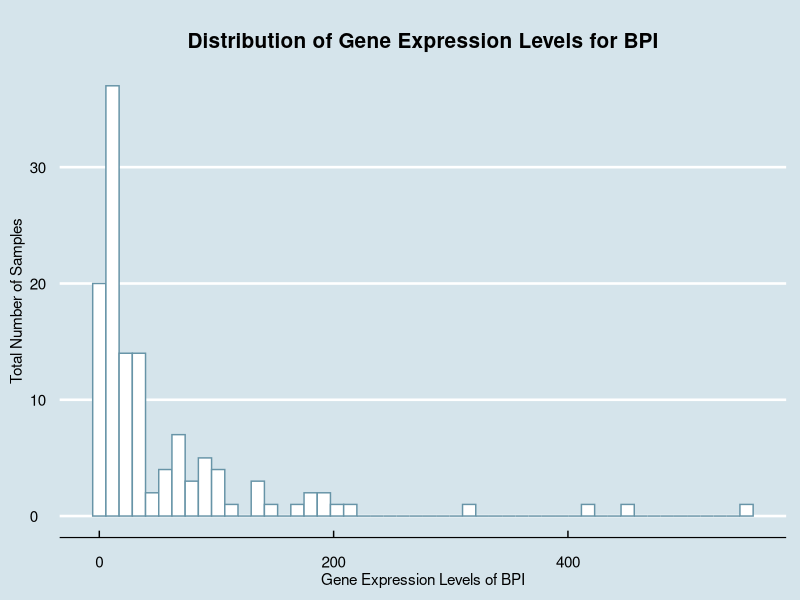
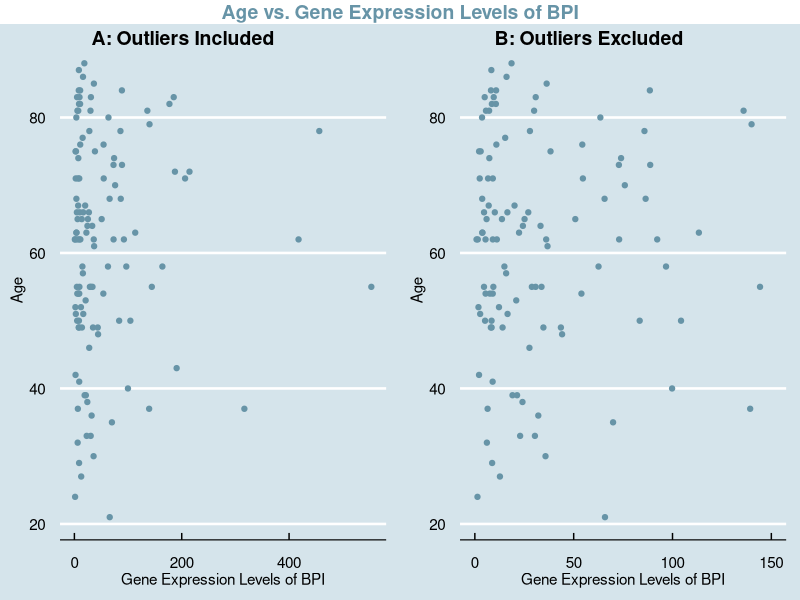
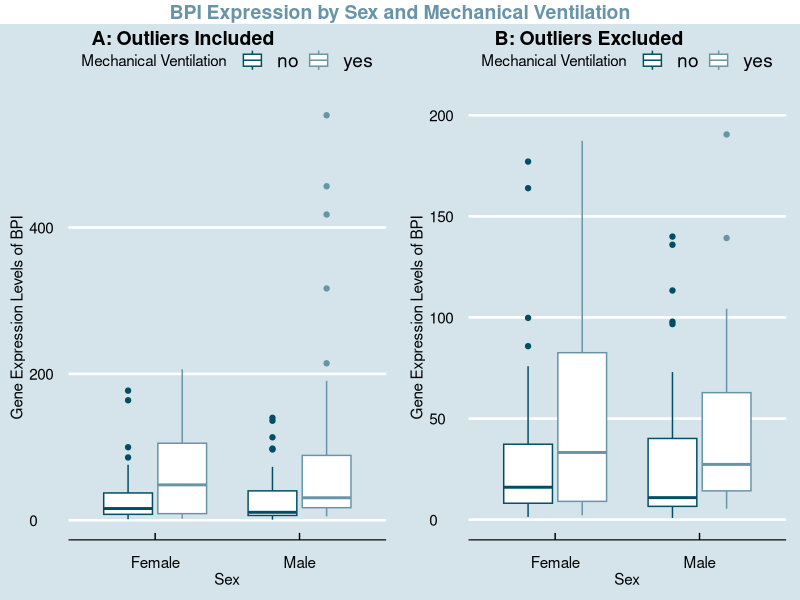
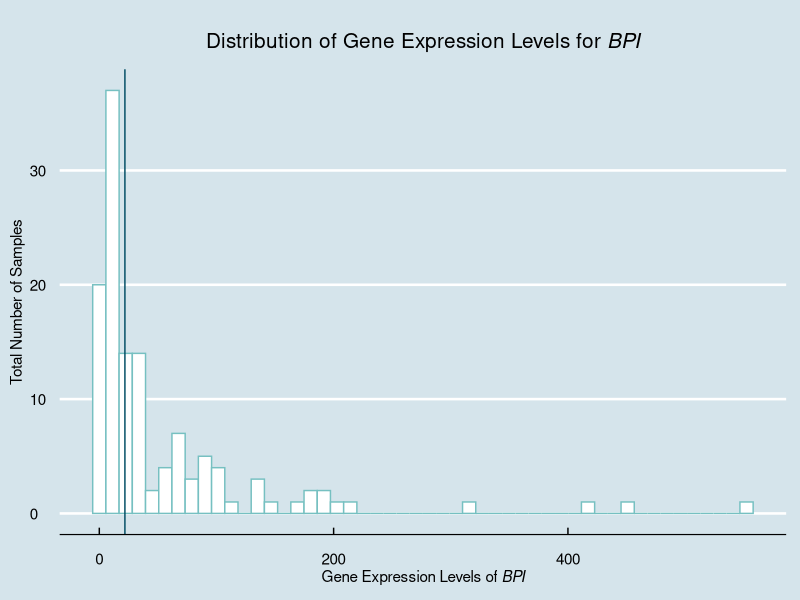
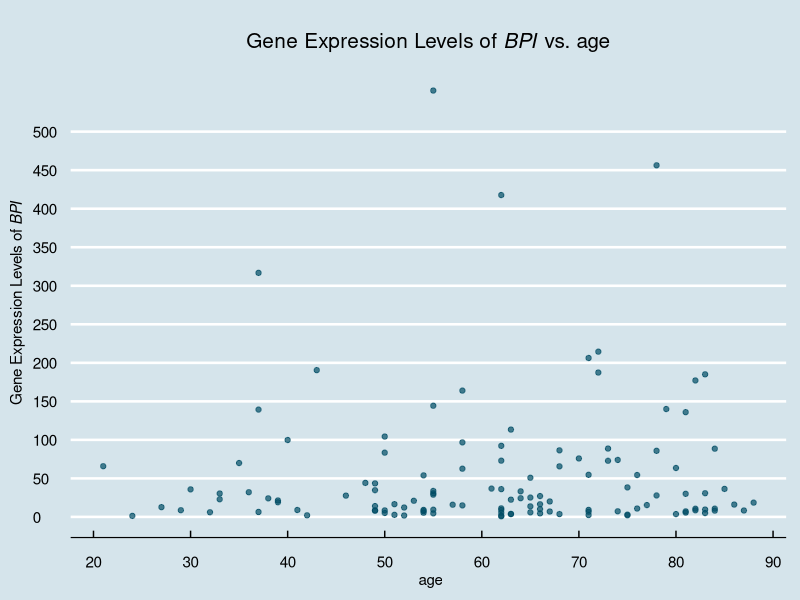
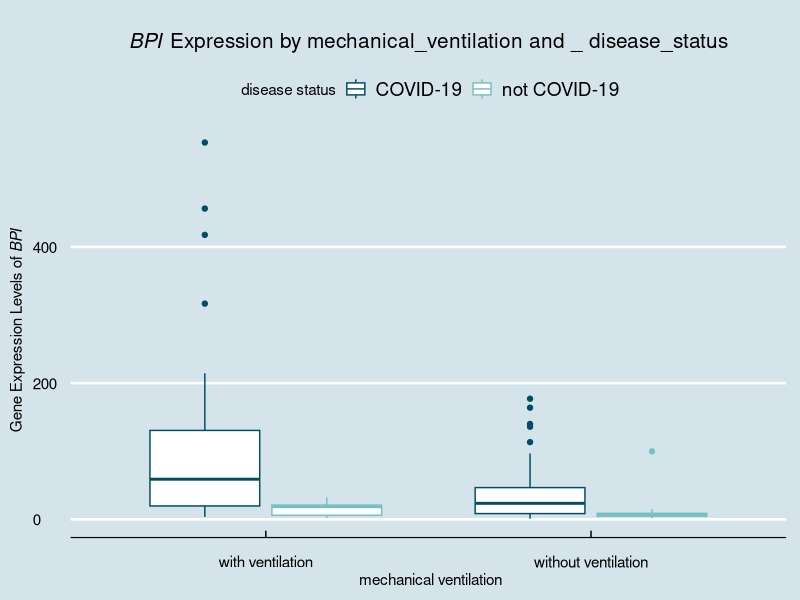
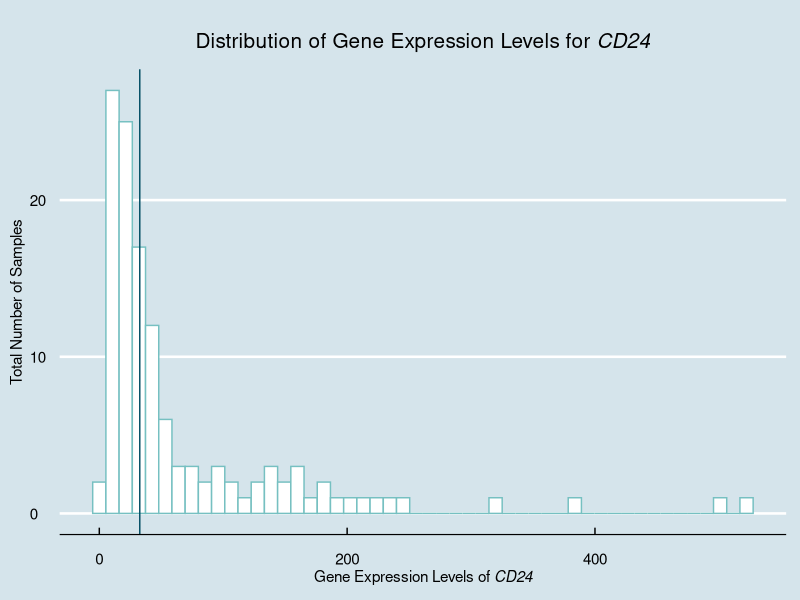
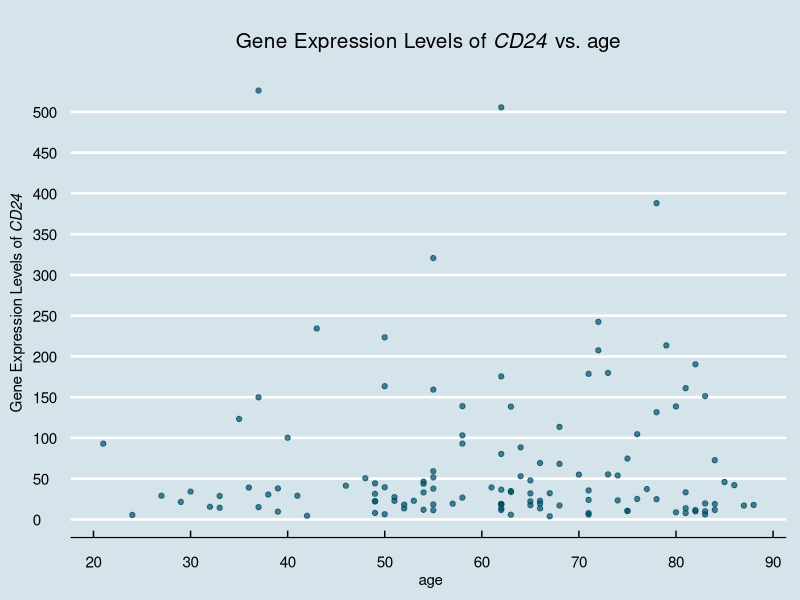

Here is the R script that generated these plots, in order:
## ---- chunk 1
knitr::opts_chunk$set(echo = TRUE)
library(ggplot2)
library(ggthemes)
library(ggpubr)
library(gridExtra)
library(dplyr)
library(ggtext)
library(RColorBrewer)
## ---- chunk 2
metadata <- read.csv("QBS103_finalProject_metadata.csv", row.names = 1)
gene_exp <- read.csv("QBS103_finalProject_geneExpression.csv", row.names = 1)
## ---- chunk 3
#chosen gene: BPI - bactericidal permeability increasing protein - Plays a role in the immune response against bacterial infections, can kill the bacterial by targeting their cell membrane and can also increase permeability of cell membranes, encodes a lipopolysaccharide binding protein and helps with regulating inflammatory responses - information from https://www.ncbi.nlm.nih.gov/gene/671#summary

BPI <- gene_exp["BPI",]
BPI <- as.data.frame(t(BPI)) #transposes the matrix
metadata_BPI <- cbind(metadata, BPI) #creates one data frame with all BPI data
suppressWarnings(metadata_BPI$age <- as.integer(metadata_BPI$age))

## ---- chunk 4
#creates histogram of BPI

ggplot(metadata_BPI, aes(x = BPI)) + geom_histogram(color = "#6794a7", fill = "white", bins = 50) + 
  labs(x = "Gene Expression Levels of BPI", y = "Total Number of Samples", title = "Distribution of Gene Expression Levels for BPI") + 
  theme_economist() + 
  scale_fill_economist() + 
  theme(plot.title = element_text(size=15, face="bold", margin = margin(10, 0, 10, 0), hjust = (0.5)), axis.title.x = element_text(vjust=-0.40), axis.title.y= element_text(vjust=2 ))

# interpretation - shows the distribution of BPI gene expression in the samples. there are more studies with lower gene expression levels of BPI with a smaller amount of samples showing higher levels of expression levels. the majority of samples are seen below the threshold of 200.
## ---- chunk 5
#chosen continuous covariate: age

#creates scatterplot with BPI and age
suppressWarnings(scatter_outliers <- ggplot(metadata_BPI, aes(x = BPI, y = age)) + 
  geom_point(color = "#6794a7", fill = "white") + 
  labs(x = "Gene Expression Levels of BPI", y = "Age") + 
  theme_economist() + 
  scale_fill_economist() + 
  theme(plot.title = element_text(size=12, face="bold", margin = margin(10, 0, 10, 0)), axis.title.x = element_text(vjust=-0.40), axis.title.y= element_text(vjust=2)))

#creates scatterplot with BPI and age and sets x-axis range from 0 to 150 for easier viewing
suppressWarnings(scatter_no_outliers <- ggplot(metadata_BPI, aes(x = BPI, y = age)) + 
  geom_point(color = "#6794a7", fill = "white") + 
  labs(x = "Gene Expression Levels of BPI", y = "Age") + 
  theme_economist() + 
  scale_fill_economist() + 
  theme(plot.title = element_text(size=12, face="bold", margin = margin(10, 0, 10, 0)), axis.title.x = element_text(vjust=-0.40), axis.title.y= element_text(vjust=2)) + 
  xlim(0, 150))

#creates scatterplot of both previous plots combined
suppressWarnings(new_scatter <- ggarrange(scatter_outliers, scatter_no_outliers,ncol=2, labels = c("A: Outliers Included", "B: Outliers Excluded"))) 

#adds title to the combined plot
suppressWarnings(annotate_figure(new_scatter, top = text_grob("Age vs. Gene Expression Levels of BPI", color = "#6794a7", face = "bold", size = 14)))

#interpretation - shows the relationship between BPI gene expression and ages of individuals sampled. there is not necessarily a clear relationship that can be observed in this graph without further analysis. the points seem to be clustered towards the lower gene expression levels around ages 50-85.
## ---- chunk 6
#chosen categorical covariates: sex and mechanical ventilation

#create new dataset with the row of data where sex = "unknown"
unknown_removed <- metadata_BPI
unknown_removed <- metadata_BPI[metadata_BPI$sex != " unknown", ]

#creates scatterplot with BPI, sex, and mechanical ventilation
suppressWarnings(box_outliers <- ggplot(unknown_removed,aes(x = sex,y = BPI, color = mechanical_ventilation)) + geom_boxplot() + scale_x_discrete(labels = c("Female", "Male")) + labs(x = "Sex", y = "Gene Expression Levels of BPI", color = "Mechanical Ventilation") + theme_economist() + scale_color_manual(values = c('#014d64','#6794a7')) + theme(plot.title = element_text(size=15, face="bold", margin = margin(10, 0, 10, 0), hjust = (0.5)), axis.title.x = element_text(vjust=-0.40), axis.title.y= element_text(vjust=2))) 

#creates scatterplot with BPI, sex, and mechanical ventilation and sets y-axis range from 0 to 200 for easier viewing
suppressWarnings(box_no_outliers <- ggplot(unknown_removed,aes(x = sex,y = BPI, color = mechanical_ventilation)) + geom_boxplot() + scale_x_discrete(labels = c("Female", "Male")) + labs(x = "Sex", y = "Gene Expression Levels of BPI", color = "Mechanical Ventilation") + theme_economist() + scale_color_manual(values = c('#014d64','#6794a7')) + theme(plot.title = element_text(size=15, face="bold", margin = margin(10, 0, 10, 0), hjust = (0.5)), axis.title.x = element_text(vjust=-0.40), axis.title.y= element_text(vjust=2)) + ylim(0, 200))

#creates boxplot of both previous plots combined
suppressWarnings(new_box <- ggarrange(box_outliers, box_no_outliers,ncol=2, labels = c("A: Outliers Included", "B: Outliers Excluded")))

#adds title to the combined plot
annotate_figure(new_box, top = text_grob("BPI Expression by Sex and Mechanical Ventilation", color = "#6794a7", face = "bold", size = 14))

#interpretation - shows distribution of BPI gene expression across sexes and ventilation categories. from the graph on the right, we can see that the samples with mechanical ventilation have a higher mean gene expression level. this is true for both males and females. the mechanical ventilation groups have a higher iqr when compared to the groups without mechanical ventilation. the females from the study seem to have a higher mean gene expression level than the males.
## ---- chunk 7
#Code for boxplot, scatter, and histogram
all_graphs <- function(data, genes, gene_exp, contcovariate, catcovariate1, catcovariate2, metadata) { #takes in input of data, names of genes, all covariates
  graphs <- list()
  for (gene in genes) { #creates a loop to create each graph per gene
    gene_data <- as.numeric(t(gene_exp[gene, ]))
    metadata_gene <- cbind(metadata, gene_data)
    
    #relabels data within a few covariates for better keys in boxplots
    metadata_gene$icu_status <- ifelse(metadata_gene$icu_status == " yes", "in icu", "not in icu")
    metadata_gene$mechanical_ventilation <- ifelse(metadata_gene$mechanical_ventilation == " yes", "with ventilation", "without ventilation")
    metadata_gene$disease_status <- ifelse(metadata_gene$disease_status == "disease state: COVID-19", "COVID-19", "not COVID-19")
    
    
    #creates histogram
    hist <- ggplot(metadata_gene, aes(x = gene_data)) +
      geom_histogram(color = "#76c0c1", fill = "white", bins = 50) + 
      geom_vline(xintercept = median(gene_data), #adds mean line
             col = "#014d64",
             lwd = .5) +
      labs(x = substitute(paste("Gene Expression Levels of ", italic(gene)), list(gene = gene)), #substitute done to use italics
           y = "Total Number of Samples", 
           title = substitute(paste("Distribution of Gene Expression Levels for ", italic(gene)), list(gene = gene))) +
      theme_economist() + 
      scale_fill_economist() + 
      theme(plot.title = element_text(size = 15, face = "bold", margin = margin(10, 0, 10, 0), hjust = 0.5),
            axis.title.x = element_text(vjust = -0.4),
            axis.title.y = element_text(vjust = 2))
    
    
    #creates scatter plot
    metadata_gene$contcovariate <- as.integer(metadata_gene[[contcovariate]])
    metadata_gene <- metadata_gene[!is.na(metadata_gene$contcovariate), ]

    scatter <- ggplot(metadata_gene, aes(x = contcovariate, y = gene_data)) + 
      geom_point(color = "#014d64", fill = "white", alpha = 0.7) + 
      labs(x = paste("", contcovariate) , y = substitute(paste("Gene Expression Levels of ", italic(gene)), list(gene = gene))) +
      theme_economist() + 
      scale_fill_economist() + 
      theme(plot.title = element_text(size = 15, face = "bold", margin = margin(10, 0, 10, 0), hjust = 0.5), axis.title.x = element_text(vjust=-0.40), axis.title.y = element_text(vjust = 2)) + scale_x_continuous(breaks = seq(0, 100, by = 10)) + scale_y_continuous(breaks = seq(0, 500, by = 50)) + 
      ggtitle(substitute(paste("Gene Expression Levels of ", italic(gene), " vs. ", contcovariate), list(gene = gene, contcovariate = contcovariate)))

    
    #creates boxplot
    metadata_gene$catcovariate1 <- as.factor(metadata_gene[[catcovariate1]])
    metadata_gene$catcovariate2 <- as.factor(metadata_gene[[catcovariate2]])
    metadata_gene <- metadata_gene[!is.na(metadata_gene$catcovariate1) & !is.na(metadata_gene$catcovariate2) & (metadata_gene$catcovariate1 != " unknown") * (metadata_gene$catcovariate2 != " unknown"), ]

    box <- ggplot(metadata_gene, aes(x = catcovariate1, y = gene_data, color = catcovariate2)) + 
      geom_boxplot() + 
      scale_x_discrete(labels = levels(metadata_gene$catcovariate1)) + 
      labs(x = gsub("_", " ", paste("", catcovariate1)), y = substitute(paste("Gene Expression Levels of ", italic(gene)), list(gene = gene)), color = gsub("_", " ", paste("", catcovariate2))) +
      theme_economist() + 
      scale_color_manual(values = c('#014d64','#76c0c1')) + 
      theme(plot.title = element_text(size = 15, face ="bold", margin = margin(10, 0, 10, 0), hjust = (0.5)), axis.title.x = element_text(vjust=-0.40), axis.title.y = element_text(vjust=2)) +
      ggtitle(substitute(paste(italic(gene), " Expression by ", catcovariate1, " and ", "_", " ", catcovariate2), list(gene = gene, catcovariate1 = catcovariate1, catcovariate2 = catcovariate2)))
    
    plots <- list(hist = hist, scatter = scatter, box = box)
    graphs[[gene]] <- plots
    
  }
  return(graphs)
}
  
selected_genes <- c("BPI", "CD24")

multiple_graphs <- all_graphs(data = gene_exp, genes = selected_genes, contcovariate = "age", catcovariate1 = "mechanical_ventilation", catcovariate2 = "disease_status", gene_exp = gene_exp, metadata = metadata)

for (gene in selected_genes) {
  print(multiple_graphs[[gene]]$hist)
  print(multiple_graphs[[gene]]$scatter)
  print(multiple_graphs[[gene]]$box)
}

## ---- chunk 8
#calling the function
additional_genes <- c("GPLD1", "AAK1")
selected_genes <- c("BPI", "MPO", "CD24")
multiple_graphs <- all_graphs(data = gene_exp, genes = selected_genes, contcovariate = "age", catcovariate1 = "sex", catcovariate2 = "mechanical_ventilation", gene_exp = gene_exp, metadata = metadata)
print(multiple_graphs)
## ---- chunk 9
#code adapted from class
library(knitr)
buildTableOne <- function(data,varList,nonnormVars = '',catVars = '') {
  
  # Define an empty table
  table1 <- matrix(nrow = 0,ncol = 2)
  # Keep track of rows to indent
  indentRows <- c()
  
  # Loop through all variables
  for (var in varList) {
    
    # Define vector of variable values
    x <- data[,var]
    
    # Identify if non-normal
    if (var %in% nonnormVars) {
      
      # Calculate individual values
      myMedian <- round(median(x))
      myIQR1 <- round(quantile(x,1/4),digits = 2)
      myIQR2 <- round(quantile(x,3/4),digits = 2)
      # Combine values
      value <- paste0(myMedian,' [',myIQR1,', ',myIQR2,']')
      
      # Define new row
      newRow <- c(paste0('**',var,'** Median [IQR]'),value)
      
      # Add row to data frame
      table1 <- rbind(table1,newRow)
      
    }
    
    # Identify if categorical
    if (var %in% catVars) {
      
      # Define new row for overall variable
      newRow <- c(paste0('**',var,'** n (%)'),'')
      # Add row to data frame
      table1 <- rbind(table1,newRow)
      
      # Loop through levels of variable
      for (level in levels(x)) {
        # Calculate n and perc
        n <- sum(x == level)
        perc <- round(n/(length(x)) * 100,digits = 2)
        
        # Combine values
        value <- paste0(n,' (',perc,')')
        
        # Define new row
        newRow <- c(level,value)
        # Add row to data frame
        table1 <- rbind(table1,newRow)
        # Add index to indented rows
        indentRows <- c(indentRows,nrow(table1))
        
        
      }
    }
    
    # Otherwise treat as normally distributed
    if (!(var %in% c(nonnormVars,catVars))) {
      
      # Calculate individual values
      myMean <- round(mean(x),2)
      mySD <- round(sd(x),2)
      # Combine values
      value <- paste0(myMean,' (',mySD,')')
      
      # Define new row
      newRow <- c(paste0('**',var,'** Mean (sd)'),value)
      
      # Add row to data frame
      table1 <- rbind(table1,newRow)
      
    }
  }
  write.csv(table1, file = "table.csv")
}
## ---- chunk 10
#cleans data further
#clean variable names

clean_data <- metadata_BPI[(metadata_BPI$sex != " unknown") & (metadata_BPI$procalcitonin.ng.ml.. != "unknown") & (metadata_BPI$sex != " unknown") & !is.na(metadata_BPI$age), ]
clean_data$procalcitonin.ng.ml.. <- as.numeric(clean_data$procalcitonin.ng.ml..)
clean_data$age <- as.numeric(clean_data$age)
clean_data$icu_status <- as.factor(clean_data$icu_status)
clean_data$sex <- as.factor(clean_data$sex)
clean_data$mechanical_ventilation <- as.factor(clean_data$mechanical_ventilation)

buildTableOne(data = clean_data, varList = c('age','ventilator.free_days','procalcitonin.ng.ml..','sex', 'mechanical_ventilation','icu_status'), catVars = c('sex','mechanical_ventilation','icu_status'))

## ---- chunk 11
cor.test(metadata_BPI$age, metadata_BPI$BPI)

#sets a new color palette
greens <- brewer.pal(9, "Greens")


unknown_removed$MechanicalVentilation <- unknown_removed$mechanical_ventilation
unknown_removed$MechanicalVentilation <- as.factor(unknown_removed$MechanicalVentilation)
unknown_removed$MechanicalVentilation <- gsub(" yes", "Required", unknown_removed$MechanicalVentilation)
unknown_removed$MechanicalVentilation <- gsub(" no", "Not Required", unknown_removed$MechanicalVentilation)



#calculates thhe median
median_value <- median(metadata_BPI$BPI)

#creates histogram
ggplot(metadata_BPI, aes(x = BPI)) + 
  geom_histogram(color = "black", fill = greens[3], bins = 50) +
  geom_vline(aes(xintercept = median_value), color = greens[9], linetype = "dashed", size = .5) +  #adds median line
  annotate("text", x = median_value + 55, y = 30, label = paste("Median =", median_value), color = greens[9], vjust = -1, size = 3.5) +
  labs(x = expression(paste("Gene Expression Levels of ", italic("BPI"))), y = "Total Number of Samples", title = expression(paste("Distribution of Gene Expression Levels for ", italic("BPI")))) + 
  theme_classic() + 
  scale_fill_manual(values = c(greens[3])) +
  scale_color_manual(values = c(greens[5])) +  
  theme(plot.title = element_text(size = 15, face = "bold", margin = margin(10, 0, 10, 0), hjust = (0.5)), axis.title.x = element_text(vjust = -0.40), axis.title.y = element_text(vjust=2))

#creates scatterplot
ggplot(metadata_BPI, aes(x = age, y = BPI)) + 
  geom_point(color = greens[4], fill = "white", alpha = 0.8) + 
  geom_smooth(method = "lm", se = FALSE, color = greens[9], size = .5) +
  annotate("text", x = 20, y = 80, label = paste("y =", round(coef(lm(BPI ~ age, data = metadata_BPI))[2], 2), "x +", round(coef(lm(BPI ~ age, data = metadata_BPI))[1], 2)), color = greens[9], hjust = 0) +
  stat_cor(method = "pearson", label.x = 20, color = greens[9]) +
  labs(x = "Age", y = expression(paste("Gene Expression Levels of ", italic("BPI"))), title = expression(paste("Gene Expression Levels of ", italic("BPI "), "over Age"))) + 
  theme_classic() +
  scale_color_manual(values = c(greens[4])) +
  scale_fill_manual(values = "white") + 
  theme(plot.title = element_text(size = 15, face ="bold", margin = margin(10, 0, 10, 0), hjust = 0.5), axis.title.x = element_text(vjust = -0.40), axis.title.y = element_text(vjust = 2))

#creates boxplot
#change legend to top
ggplot(unknown_removed, aes(x = sex, y = BPI, color = MechanicalVentilation)) + 
  geom_boxplot() + 
  scale_x_discrete(labels = c("Female", "Male")) + 
  theme(plot.title = element_text(size = 15, face = "bold", margin = margin(10, 0, 10, 0), hjust = (0.5)), axis.title.x = element_text(vjust=-0.40), axis.title.y= element_text(vjust=2)) +
  labs(x = "Sex", y = expression(paste("Gene Expression Levels of ", italic("BPI"))), color = "Mechanical Ventilation", title = expression(paste(italic("             BPI "), "Gene Expression Levels by Sex and Mechanical Ventiation"))) +
  theme_classic() + 
  scale_color_manual(values = c(greens[4], greens[9])) +
  scale_fill_manual(values = "white") +
  theme(legend.position = "top")
## ---- chunk 12
library(pheatmap)
blues <- brewer.pal(9, "Blues")
yellows <- brewer.pal(9, "YlOrRd")

chooseten <- gene_exp[c("BPI", "MPO", "VWF", "A1CF", "AAMP", "ABCA2", "ABHD4", "AARD", "DEFA1", "LCN2"),]
chooseten <- as.data.frame(t(chooseten)) 
ten_genes <- cbind(metadata, chooseten) #creates one data frame with all ten gene data
ten_genes$sex <- gsub(" male", "Male", ten_genes$sex)
ten_genes$sex <- gsub(" female", "Female", ten_genes$sex)
ten_genes$mechanical_ventilation <- gsub(" no", "No", ten_genes$mechanical_ventilation)
ten_genes$mechanical_ventilation <- gsub(" yes", "Yes", ten_genes$mechanical_ventilation)



ten_genes_exp <- ten_genes[,-c(1:24)]
scaled <- scale(ten_genes_exp)

ten_genes <- ten_genes %>% filter(!grepl('unknown', sex)) #filtering unknown in sex

ten_genes$sex <- as.factor(ten_genes$sex)
ten_genes$mechanical_ventilation <- as.factor(ten_genes$mechanical_ventilation)

annotationData <- data.frame(
  row.names = rownames(ten_genes),
  'Mechanical.Ventilation' = ten_genes$mechanical_ventilation,
  'Sex' = ten_genes$sex
)

annotationColors <- list(
  'Mechanical.Ventilation' = c('Yes' = blues[3], 'No' = blues[5]),
  'Sex' = c('Female' = yellows[3], 'Male' = yellows[5])
)

pheatmap(
  scaled,
  color = greens,
  cluster_rows = TRUE,
  cluster_cols = TRUE,
  fontsize = 8,
  main = "Gene Expression Heatmap by Sex and Mechanical Ventilation",
  show_rownames = FALSE,
  annotation_row = annotationData,      
  annotation_colors = annotationColors
)
## ---- chunk 13
library(ggplot2)
library(hexbin)
hex <- metadata_BPI[(metadata_BPI$procalcitonin.ng.ml.. != "unknown") & (metadata_BPI$lactate.mmol.l. != " unknown") & (metadata_BPI$ferritin.ng.ml. != " unknown"), ]
hex$procalcitonin.ng.ml.. <- as.numeric(hex$procalcitonin.ng.ml..)
hex$lactate.mmol.l. <- as.numeric(hex$lactate.mmol.l.)
hex$ferritin.ng.ml. <- as.numeric(hex$ferritin.ng.ml.)
hex$disease_status <- gsub("disease state: COVID-19", "COVID-19", hex$disease_status)
hex$disease_status <- gsub("disease state: non-COVID-19", "Non-COVID-19", hex$disease_status)


ggplot(hex, aes(x = age, y = BPI)) +
  geom_hex(binwidth = c(1.8, 40)) +
  labs(x = "Age", y = "Gene Expression", title = expression(paste("              Hexbin Plot of Age and Gene Expression of ", italic("BPI")))) +
  theme_classic() +
  theme(legend.position = "top") +
  scale_fill_gradientn(colors = greens[3:9], name = "Counts")
